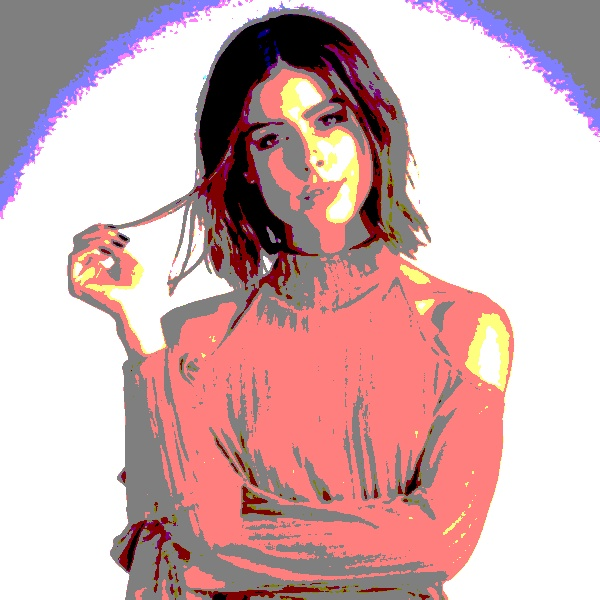
#> input picture segment/example.jpg.3.ret.jpg, 600 x 600 px
$ python kmean.py 3 example.jpg.3.ret.jpg
#> lines starting #> are read from the running program, lines starting #| are printed output that depends on the picture
import numpy as np
import cv2 as cv
import sys
K = int(sys.argv[1])
img = cv.imread(sys.argv[2])
#> img is the input picture: shape (600, 600, 3); mean B, G, R 178.4, 177.3, 211.1
cv.imshow('goc',img)
cv.waitKey(0)
img = cv.blur(img, (9, 9))
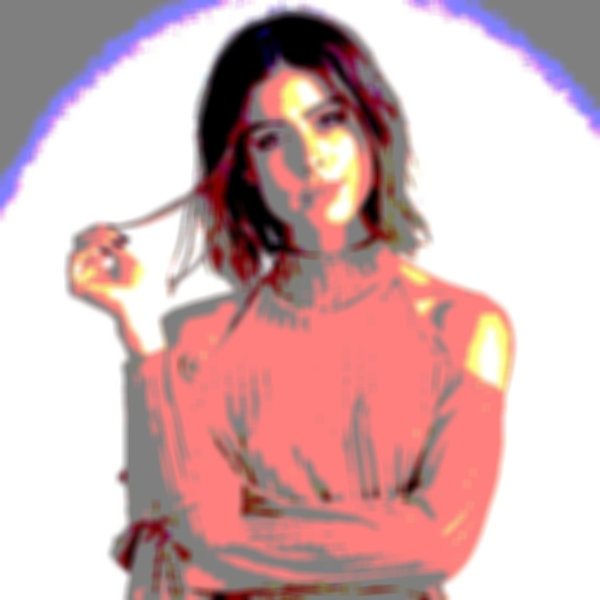
#> img: shape (600, 600, 3); mean B, G, R 178.4, 177.4, 211.2
cv.imshow('nhieu',img)
cv.waitKey(0)
Z = img.reshape((-1,3))
# convert to np.float32
Z = np.float32(Z)
# define criteria, number of clusters(K) and apply kmeans()
criteria = (cv.TERM_CRITERIA_EPS + cv.TERM_CRITERIA_MAX_ITER, 10, 1.0)
ret,label,center=cv.kmeans(Z,K,None,criteria,10,cv.KMEANS_RANDOM_CENTERS)
#> ret = 842176452.5; center = [[131.5, 129.2, 194.2], [29.98, 25.54, 66.13], [250.7, 251.5, 253.4]]

label_image = label.reshape(img.shape[:2]).astype(np.uint8)
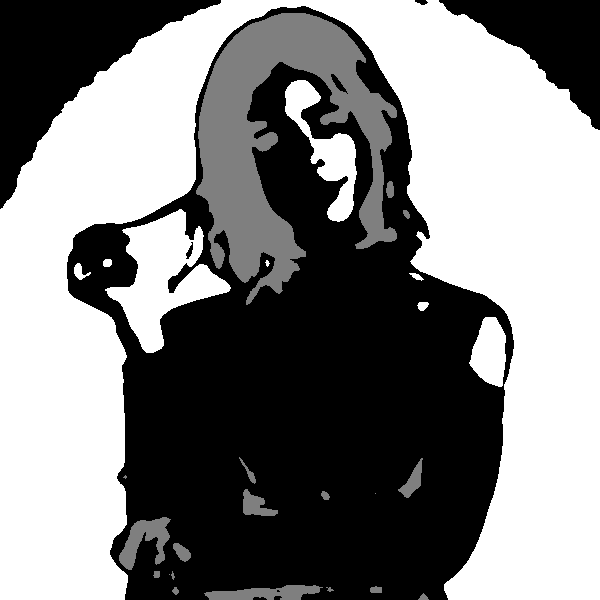
#> label_image: shape (600, 600); min 0, max 2, mean 1.01; drawn with min black and max white
n_label, label_image = cv.connectedComponents(label_image)
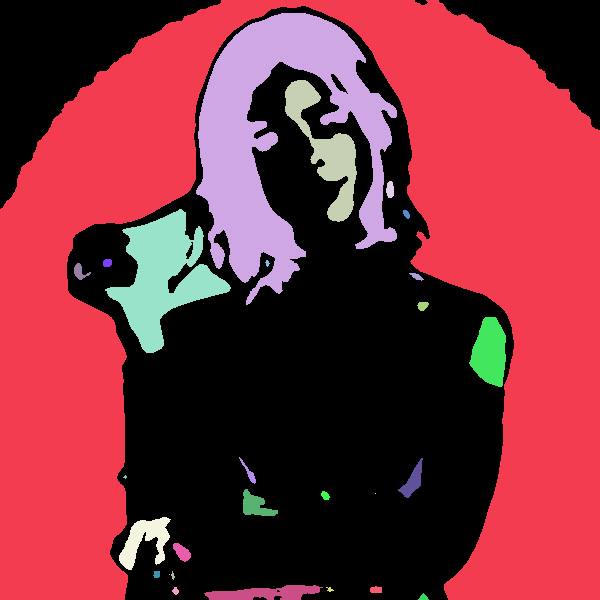
#> label_image: shape (600, 600) int32; 29 distinct labels, from 0 to 28; one colour per label, 0 black
#> n_label = 29
mean = np.array([ cv.mean(img, mask = ((label_image == i) * 255).astype(np.uint8))[:3] for i in range(n_label) ]).astype(np.uint8)
#> mean = 29 rows, first 8: [131, 129, 194], [253, 251, 253], [26, 20, 57], [194, 245, 252], [56, 76, 125], [237, 242, 246], [62, 83, 125], [207, 211, 239]

print(f'{mean=}')
#> (printed output is left out)

quant = mean[label_image.flatten()]
print(quant.shape)
#| (360000, 3)
quant = quant.reshape(img.shape)
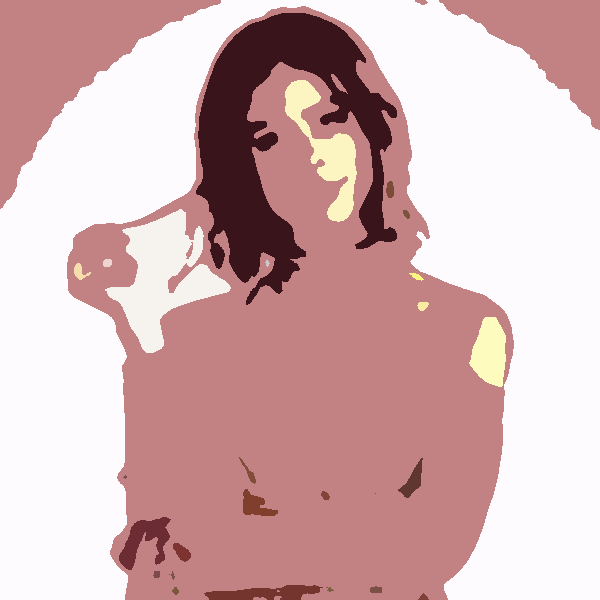
#> quant: shape (600, 600, 3); mean B, G, R 178.1, 177, 210.9
cv.imshow('res2',quant)
cv.waitKey(0)
cv.destroyAllWindows()


# Now convert back into uint8, and make original image
center = np.uint8(center)
#> center = [[131, 129, 194], [29, 25, 66], [250, 251, 253]]
res = center[label.flatten()]
res2 = res.reshape((img.shape))
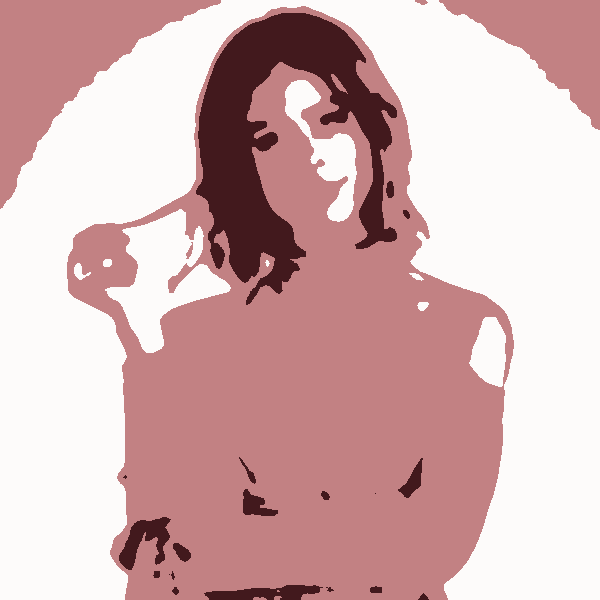
#> res2: shape (600, 600, 3); mean B, G, R 178, 177.3, 211.2
cv.imshow('res2',res2)
cv.waitKey(0)
cv.destroyAllWindows()
